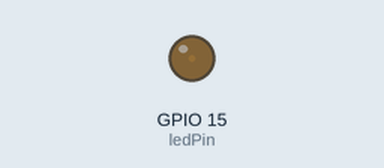
Simulated run of this sketch. Board: ESP32. Parts: output pins drawn as LEDs (lit = HIGH).

Above: at 0.05 s.
At 2.15 s:
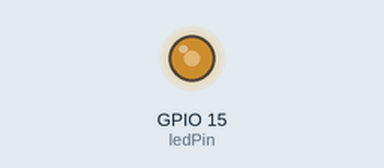
At 3.45 s:
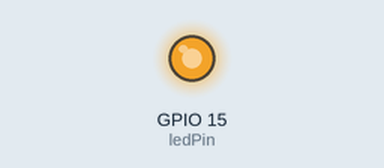
At 6.9 s:
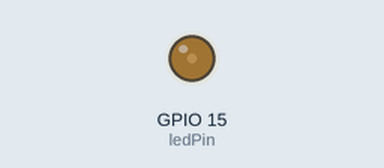
Timing chart, 0 to 10.0 s (numbered marks = the images above):
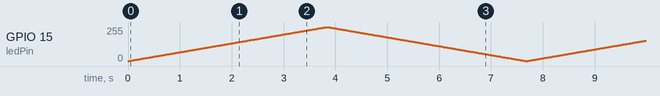

The sketch:

LedIntensidade.ino
```cpp
// Define o número do pino do LED
const int ledPin = 15;  // O número 15 corresponde ao GPIO 15 do ESP32

void setup() {
  // put your setup code here, to run once:
  // Configura o pino do LED como saída
  pinMode(ledPin, OUTPUT);  // Define o pino como saída para controle do LED
}

void loop() {
  // put your main code here, to run repeatedly:
  // Aumentar a intensidade do brilho do LED
  for(int dutyCycle = 0; dutyCycle <= 255; dutyCycle++){
    // A função analogWrite controla a intensidade do LED com PWM (modulação por largura de pulso)
    // A variável dutyCycle vai de 0 a 255, que representa os níveis de intensidade
    analogWrite(ledPin, dutyCycle);  // Aplica o valor do ciclo de trabalho ao pino do LED
    delay(15);  // Pausa de 15 milissegundos entre os ajustes de brilho
  }
  // Diminuir a intensidade do brilho do LED
  for(int dutyCycle = 255; dutyCycle >= 0; dutyCycle--){
    // A função analogWrite controla a intensidade do LED com PWM
    analogWrite(ledPin, dutyCycle);  // Aplica o valor do ciclo de trabalho ao pino do LED
    delay(15);  // Pausa de 15 milissegundos entre os ajustes de brilho
  }
}
```
